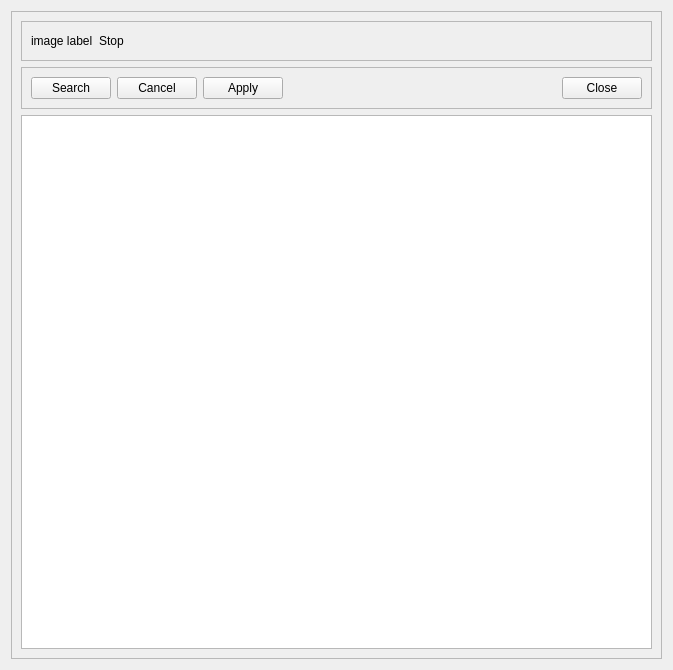
<?xml version="1.0" encoding="UTF-8"?>
<ui version="4.0">
 <class>CoordFinderForm</class>
 <widget class="QWidget" name="CoordFinderForm">
  <property name="geometry">
   <rect>
    <x>0</x>
    <y>0</y>
    <width>673</width>
    <height>670</height>
   </rect>
  </property>
  <property name="windowTitle">
   <string>Form</string>
  </property>
  <layout class="QGridLayout" name="gridLayout_2">
   <item row="0" column="0">
    <widget class="QFrame" name="frame">
     <property name="frameShape">
      <enum>QFrame::StyledPanel</enum>
     </property>
     <property name="frameShadow">
      <enum>QFrame::Raised</enum>
     </property>
     <layout class="QVBoxLayout" name="verticalLayout">
      <item>
       <widget class="QFrame" name="frame_3">
        <property name="frameShape">
         <enum>QFrame::StyledPanel</enum>
        </property>
        <property name="frameShadow">
         <enum>QFrame::Raised</enum>
        </property>
        <layout class="QHBoxLayout" name="horizontalLayout_2">
         <item>
          <widget class="QLabel" name="imageLabel">
           <property name="text">
            <string>image label</string>
           </property>
          </widget>
         </item>
         <item>
          <widget class="QLabel" name="statusLabel">
           <property name="text">
            <string>Stop</string>
           </property>
          </widget>
         </item>
         <item>
          <spacer name="horizontalSpacer_2">
           <property name="orientation">
            <enum>Qt::Horizontal</enum>
           </property>
           <property name="sizeHint" stdset="0">
            <size>
             <width>40</width>
             <height>20</height>
            </size>
           </property>
          </spacer>
         </item>
        </layout>
       </widget>
      </item>
      <item>
       <widget class="QFrame" name="frame_2">
        <property name="sizePolicy">
         <sizepolicy hsizetype="Preferred" vsizetype="Preferred">
          <horstretch>0</horstretch>
          <verstretch>0</verstretch>
         </sizepolicy>
        </property>
        <property name="frameShape">
         <enum>QFrame::StyledPanel</enum>
        </property>
        <property name="frameShadow">
         <enum>QFrame::Raised</enum>
        </property>
        <layout class="QHBoxLayout" name="horizontalLayout">
         <item>
          <widget class="QPushButton" name="searchButton">
           <property name="text">
            <string>Search</string>
           </property>
          </widget>
         </item>
         <item>
          <widget class="QPushButton" name="cancelButton">
           <property name="enabled">
            <bool>true</bool>
           </property>
           <property name="text">
            <string>Cancel</string>
           </property>
          </widget>
         </item>
         <item>
          <widget class="QPushButton" name="applyButton">
           <property name="text">
            <string>Apply</string>
           </property>
          </widget>
         </item>
         <item>
          <spacer name="horizontalSpacer">
           <property name="orientation">
            <enum>Qt::Horizontal</enum>
           </property>
           <property name="sizeHint" stdset="0">
            <size>
             <width>200</width>
             <height>20</height>
            </size>
           </property>
          </spacer>
         </item>
         <item>
          <widget class="QPushButton" name="closeButton">
           <property name="text">
            <string>Close</string>
           </property>
          </widget>
         </item>
        </layout>
       </widget>
      </item>
      <item>
       <widget class="QTableWidget" name="coordinationWidget">
        <property name="columnCount">
         <number>0</number>
        </property>
       </widget>
      </item>
     </layout>
    </widget>
   </item>
  </layout>
 </widget>
 <resources/>
 <connections>
  <connection>
   <sender>searchButton</sender>
   <signal>clicked()</signal>
   <receiver>CoordFinderForm</receiver>
   <slot>do_search()</slot>
   <hints>
    <hint type="sourcelabel">
     <x>81</x>
     <y>76</y>
    </hint>
    <hint type="destinationlabel">
     <x>336</x>
     <y>340</y>
    </hint>
   </hints>
  </connection>
  <connection>
   <sender>cancelButton</sender>
   <signal>clicked()</signal>
   <receiver>CoordFinderForm</receiver>
   <slot>do_cancel()</slot>
   <hints>
    <hint type="sourcelabel">
     <x>181</x>
     <y>76</y>
    </hint>
    <hint type="destinationlabel">
     <x>336</x>
     <y>340</y>
    </hint>
   </hints>
  </connection>
  <connection>
   <sender>applyButton</sender>
   <signal>clicked()</signal>
   <receiver>CoordFinderForm</receiver>
   <slot>do_apply()</slot>
   <hints>
    <hint type="sourcelabel">
     <x>281</x>
     <y>76</y>
    </hint>
    <hint type="destinationlabel">
     <x>336</x>
     <y>340</y>
    </hint>
   </hints>
  </connection>
  <connection>
   <sender>closeButton</sender>
   <signal>clicked()</signal>
   <receiver>CoordFinderForm</receiver>
   <slot>do_close()</slot>
   <hints>
    <hint type="sourcelabel">
     <x>591</x>
     <y>76</y>
    </hint>
    <hint type="destinationlabel">
     <x>336</x>
     <y>340</y>
    </hint>
   </hints>
  </connection>
 </connections>
 <slots>
  <slot>do_search()</slot>
  <slot>do_cancel()</slot>
  <slot>do_close()</slot>
  <slot>do_apply()</slot>
 </slots>
</ui>
